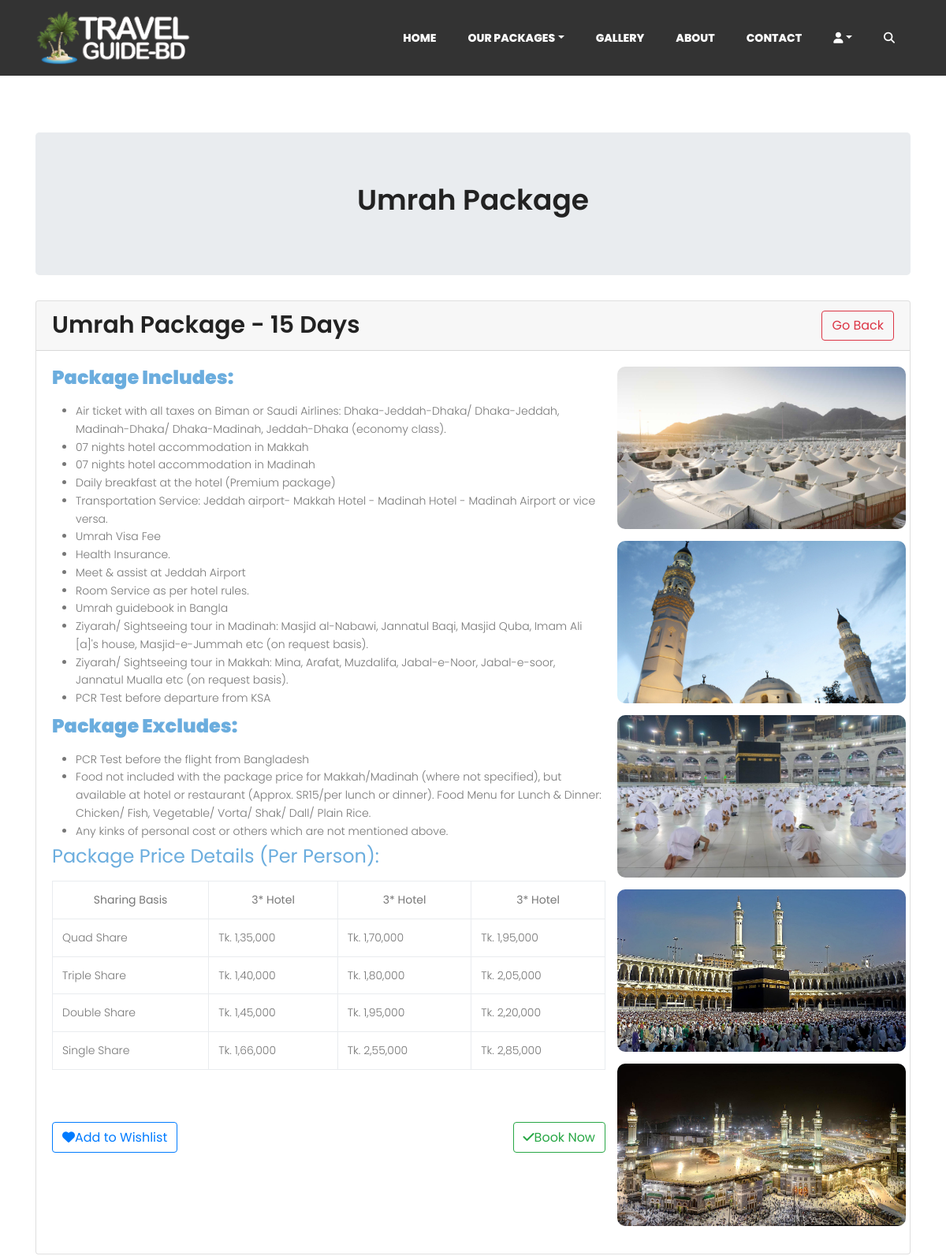
Page /package-details.php?p_id=26 (upper part) on the earlier database version.
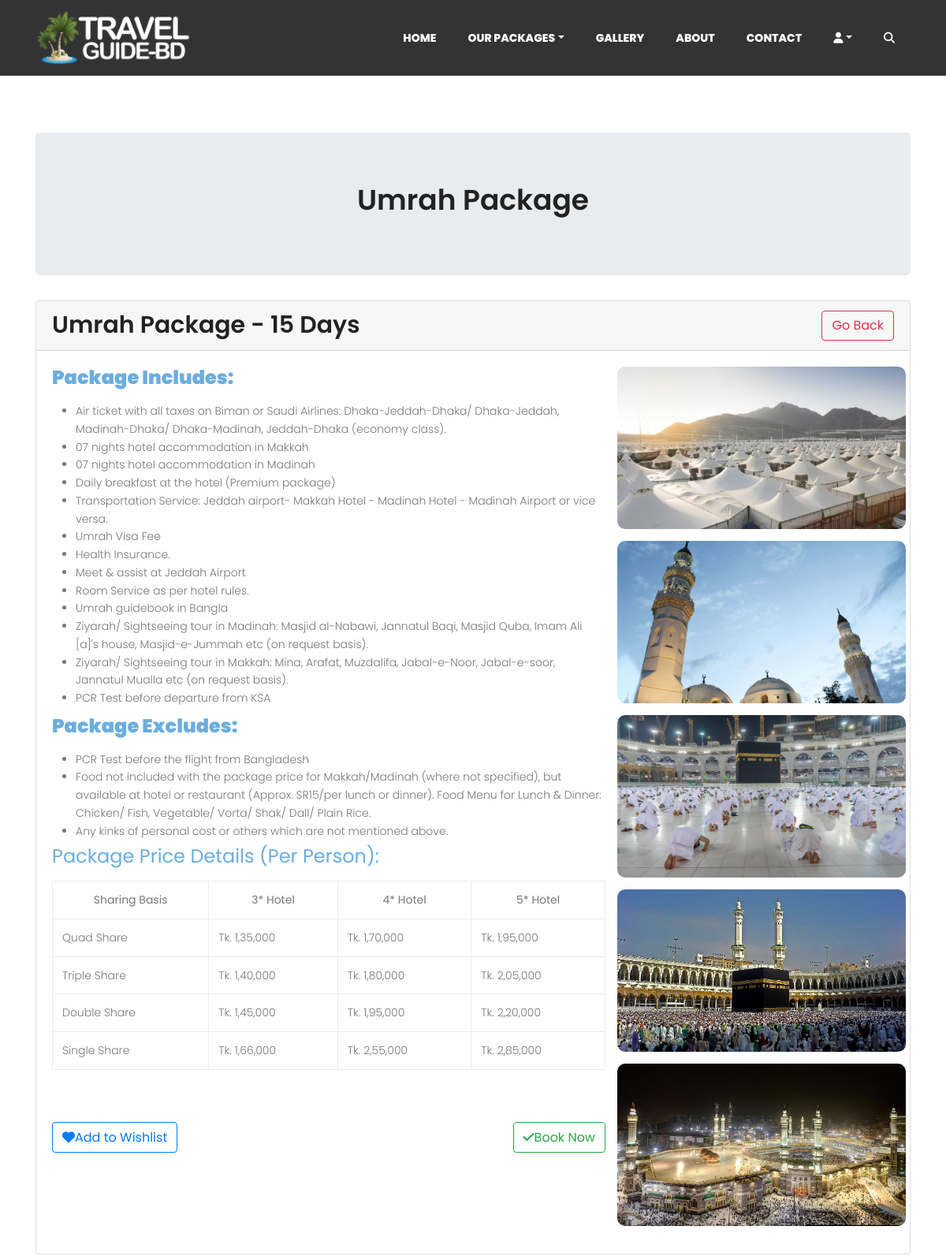
Same page on the later database version.
### tables this page shows
CREATE TABLE `packages` (
  `p_id` smallint(4) UNSIGNED NOT NULL,
  `p_name` varchar(100) NOT NULL,
  `p_title` varchar(100) NOT NULL,
  `p_category` varchar(100) NOT NULL,
  `p_short_des` varchar(1500) NOT NULL,
  `p_description` varchar(10000) NOT NULL,
  `p_thumb` varchar(200) NOT NULL,
  `p_dur_days` tinyint(2) NOT NULL,
  `p_dur_nights` tinyint(2) NOT NULL,
  `p_price` mediumint(7) UNSIGNED NOT NULL,
  `p_status` varchar(10) NOT NULL DEFAULT 'Available',
  `p_create_time` datetime NOT NULL DEFAULT current_timestamp()
);

CREATE TABLE `package_category` (
  `category_id` tinyint(2) NOT NULL,
  `category_name` varchar(20) NOT NULL
);

### package-details.php (the view, shortened to what this page needs)
<!DOCTYPE html>
<html lang="en-us">
<head>
  <link rel="stylesheet" href="https://maxcdn.bootstrapcdn.com/font-awesome/4.7.0/css/font-awesome.min.css">
  <link rel="stylesheet" href="css/linearicons.css">
  <link rel="stylesheet" href="css/bootstrap.css">
  <link rel="stylesheet" href="css/magnific-popup.css">
  <link rel="stylesheet" href="css/animate.min.css">
  <link rel="stylesheet" href="css/owl.carousel.css">
  <link rel="stylesheet" href="css/main.css">
  <link rel="stylesheet" href="css/styles.css">
</head>
<body>
  <section class="banner-area">
    <header class="default-header">
      <?php include("includes/navbar.php") ?>
    </header>
  </section>
  <?php
  $p_id = $_GET['p_id'];
  $sql = "SELECT * FROM packages, package_category WHERE p_category=category_id AND p_id='$p_id' AND p_status='Available'";
  $result = $dbcon->query($sql);
  $row = $result->fetch_assoc();
  ?>
  <section class="section-gap">
    <div class="container">
      <div class="package-container">
        <div class="jumbotron">
          <h1 class="mb-10 text-center"><?php echo $row['category_name']; ?></h1>
        </div>
        <div class="card mb-30">
          <div class="card-header">
            <h2 class="package-name"><?php echo $row['p_name']; ?> <a href="javascript:void(0)" onclick="location.href='package.php'"><span class="btn btn-outline-danger pull-right back-btn">Go Back</span></a></h2>
          </div>
          <div class="card-body">
            <div class="row">
              <div class="col-sm-8 col-xs-12">
                <div class="package-description"><?php echo html_entity_decode($row['p_description']); ?></div>
                <?php if(!isset($_SESSION['user_type']) || $_SESSION['user_type'] == 3){ ?>
                <button class="btn btn-outline-primary wishlist-btn" val='p_id=<?php echo $row['p_id']; ?>'><i class="fa-solid fa-heart"></i>Add to Wishlist</button>
                <?php } ?>
                <a href="javascript:void(0)" onclick="location.href='booking.php?p_id=<?php echo $row['p_id']; ?>'"><button class="btn btn-outline-success pull-right"><i class="fa-solid fa-check"></i>Book Now</button></a>
              </div>
              <div class="col-sm-4 col-xs-12 package-img-container">
                <?php
                $images = explode('|', $row['p_thumb']);
                foreach ($images as $image) {
                  echo "<img src='img/packages/$image' class='package-details-img'>";
                }
                ?>
              </div>
            </div>
          </div>
        </div>
      </div>
    </div>
  </section>
</body>
</html>

### includes/navbar.php (shortened to what this page needs)
<nav class="navbar navbar-expand-lg  navbar-light">
	<div class="container">
		<a class="navbar-brand" href="index.php">
			<img src="img/logo.png" alt="" height="70px">
		</a>
		<div class="collapse navbar-collapse justify-content-end align-items-center" id="navbarSupportedContent">
			<ul class="navbar-nav">
				<li><a href="javascript:void(0)" onclick="location.href='index.php'">Home</a></li>
				<li class="dropdown">
					<a class="dropdown-toggle" href="javascript:void(0)" id="navbardrop" data-toggle="dropdown">Our Packages</a>
				</li>
				<li><a href="javascript:void(0)" onclick="location.href='gallery.php'">Gallery</a></li>
				<li><a href="javascript:void(0)" onclick="location.href='about.php'">About</a></li>
				<li><a href="javascript:void(0)" onclick="location.href='contact.php'">Contact</a></li>
				<li class="dropdown">
					<a class="dropdown-toggle" href="javascript:void(0)" id="usernavbardrop" data-toggle="dropdown"> <i class="fa fa-user"></i></a>
				</li>
				<li class="searchBox">
					<a href="#" onclick="showSearchBox()" class="search_btn"><i class="fa fas fa-search"></i></a>
				</li>
			</ul>
		</div>
	</div>
</nav>

### css/main.css (style rules this page uses)
body { color: #777777; font-family: "Poppins", sans-serif; font-size: 14px; font-weight: 300; line-height: 1.625em; position: relative; }
ol, ul { margin: 0; padding: 0; list-style: none; }
a { -webkit-transition: all 0.3s ease 0s; -moz-transition: all 0.3s ease 0s; -o-transition: all 0.3s ease 0s; transition: all 0.3s ease 0s; }
a, a:focus, a:hover { text-decoration: none; outline: 0; }
.btn i, .btn-large i, .btn-floating i, .btn-large i, .btn-flat i { font-size: 1em; line-height: inherit; }
h1, h2, h3, h4, h5, h6 { font-family: "Poppins", sans-serif; color: #222222; line-height: 1.2em !important; margin-bottom: 0; margin-top: 0; font-weight: 600; }
h1, .h1 { font-size: 36px; }
h2, .h2 { font-size: 30px; }
h3, .h3 { font-size: 24px; }
td, th { border-radius: 0px; }
.mb-10 { margin-bottom: 10px; }
.mb-30 { margin-bottom: 30px; }
.text-center { text-align: center; }
h1 { font-size: 36px; }
h2 { font-size: 30px; }
h3 { font-size: 24px; }
h1, h2, h3, h4, h5, h6 { line-height: 1.5em; }
.default-header { position: absolute; top: 0; left: 0; width: 100%; z-index: 99; }
.navbar-nav a { text-transform: uppercase; font-weight: 800; color: #fff; padding: 42px 20px; }
.section-gap { padding: 120px 0; }
.default-header { background-color: transparent; width: 100% !important; }

### css/styles.css (style rules this page uses)
body { overflow-x: hidden; }
.navbar-nav a { background: linear-gradient(to right, #ddd, red, #ddd) bottom/0% 2px no-repeat; transition: 0.3s all; }
.searchBox { position: relative; display: inline-block; }
.search_btn i { transition: transform .5s ease-in-out; }

### css/styles_packages.css (style rules this page uses)
.category-name a, .package-name a { text-decoration: none; color: black; }
.package-img-container { position: relative; margin: 0; padding: 0; }
.package-container button { cursor: pointer; }
.package-description ul { list-style-type: disc; margin: 10px 0px; }
.package-description ul li { margin-left: 30px; }
.package-description table { margin: 15px 0; }
.package-details-img { width: 100%; border-radius: 10px; margin-bottom: 15px; }

### package-details.php (style rules this page uses)
.navbar { background-color: rgba(0, 0, 0, 0.8); }

Differences in the rows shown:
changed packages "Umrah Package - 15 Days": p_description "…Sharing Basis 3* Hotel 3* Hotel 3* Hotel Quad Share Tk.…" → "…Sharing Basis 3* Hotel 4* Hotel 5* Hotel Quad Share Tk.…"
